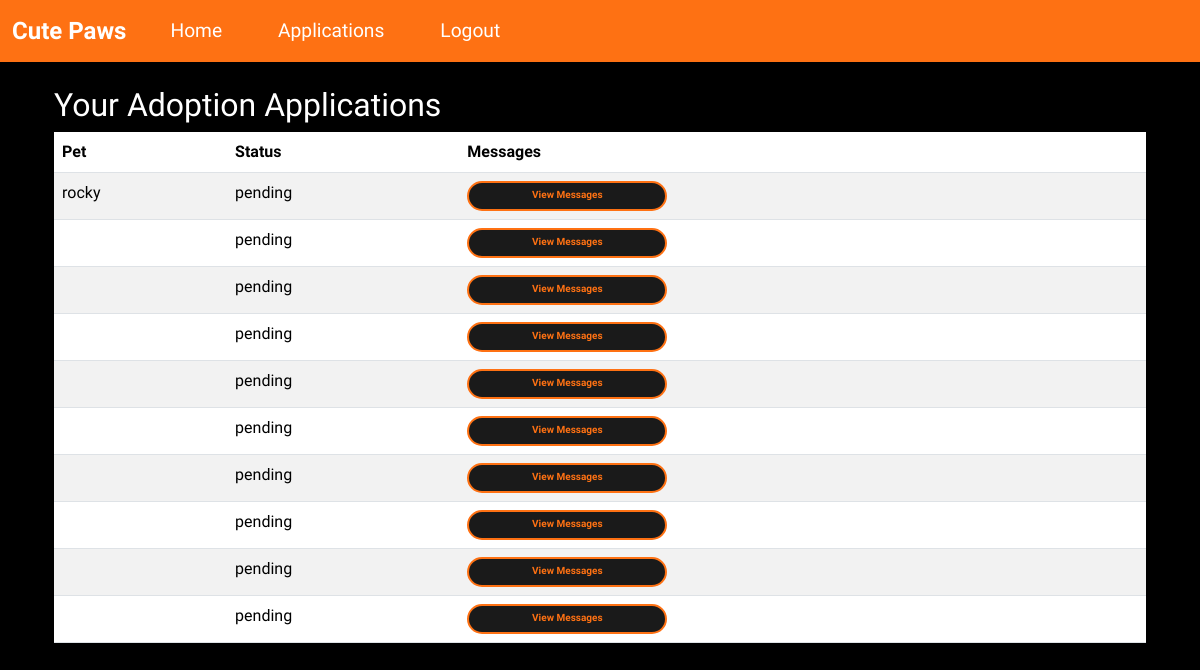
Page /applications (signed in) on the earlier database version.
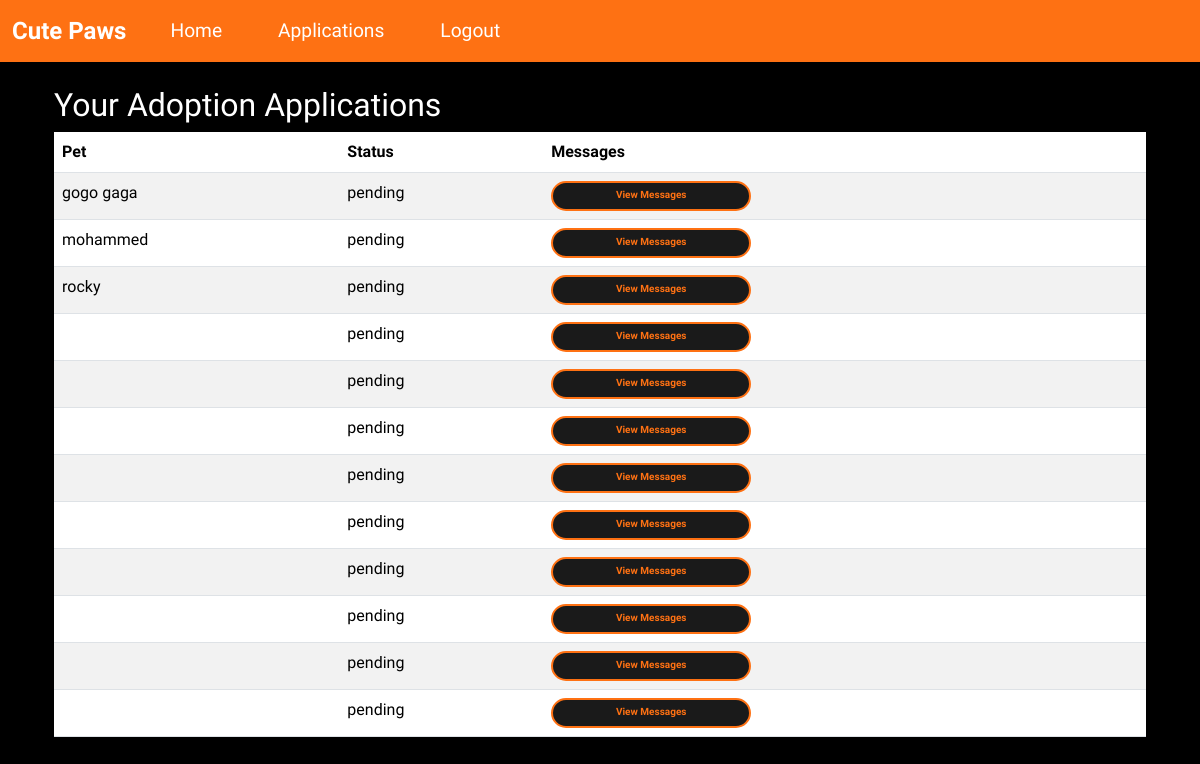
Same page on the later database version.
### wepsite/models.py (models this page shows)
class AdoptionApplication(db.Model):
    id = db.Column(db.Integer, primary_key=True)
    pet_id = db.Column(db.Integer, db.ForeignKey('pet.id'))
    user_id = db.Column(db.Integer, db.ForeignKey('user.id'))
    application_date = db.Column(db.DateTime, default=func.now())
    answers = db.Column(db.Text)
    status = db.Column(db.String(20), default='pending')
    messages = db.relationship(
        'Message',
        backref='application',
        lazy=True,
        cascade="all, delete-orphan"
    )

class Pet(db.Model):
    id             = db.Column(db.Integer, primary_key=True)
    name           = db.Column(db.String(100))
    age            = db.Column(db.Integer)
    breed          = db.Column(db.String(100))
    description    = db.Column(db.Text)
    city           = db.Column(db.String(100))  # Changed from location to city
    image_filename = db.Column(db.String(200))
    is_adopted     = db.Column(db.Boolean, default=False)
    is_deleted = db.Column(db.Boolean, default=False)
    adoption_date = db.Column(db.DateTime)
    posted_by      = db.Column(db.Integer, db.ForeignKey('user.id'))
    applications = db.relationship(
        'AdoptionApplication',
        backref="pet",
        lazy=True,
        cascade="all, delete-orphan"
    )

### wepsite/views.py (the view)
@views.route('/applications')
@login_required
def applications():
    if current_user.is_admin:
        apps = AdoptionApplication.query.order_by(AdoptionApplication.id.desc()).all()
    else:
        apps = AdoptionApplication.query.filter_by(user_id=current_user.id).order_by(AdoptionApplication.id.desc()).all()
    for app in apps:
        app.unread = Message.query.filter(
            Message.application_id == app.id,
            Message.sender_id != current_user.id,
            Message.is_read == False
        ).count()
    return render_template('applications.html', user=current_user, applications=apps)

### wepsite/templates/applications.html (shortened to what this page needs)
{% extends "base.html" %}
{% block content %}
<div class="container mt-4">
    <h2>Your Adoption Applications</h2>
    <table class="table table-striped">
        <thead>
            <tr>
                <th>Pet</th>
                <th>Status</th>
                <th>Messages</th>
            </tr>
        </thead>
        <tbody>
            {% for app in applications %}
                <tr>
                    <td>{{ app.pet.name }}</td>
                    <td>{{ app.status }}</td>
                    <td>
                        <a href="{{ url_for('views.messages', application_id=app.id) }}" class="btn btn-primary btn-sm">
                            View Messages
                        </a>
                    </td>
                </tr>
            {% endfor %}
        </tbody>
    </table>
</div>
{% endblock %}

Differences in the rows shown:
added AdoptionApplication: pet.name "gogo gaga", status "pending"
added AdoptionApplication: pet.name "mohammed", status "pending"
